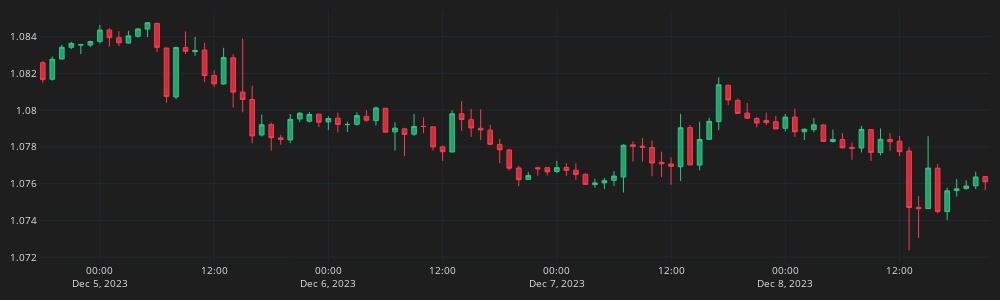

The code cell stored with this chart in its notebook:
### Code cell
fig = go.Figure()
fig.add_trace(go.Candlestick(
  x=df_plot.time, open=df_plot.mid_o, high=df_plot.mid_h, low=df_plot.mid_l, close=df_plot.mid_c,
  line=dict(width=1), opacity=1,
  increasing_fillcolor="#24A06B",
  decreasing_fillcolor="#CC2E3C",
  increasing_line_color="#2EC886",
  decreasing_line_color="#FF3A4C"
))
fig.update_layout(width=1000,height=300,
    margin=dict(l=10, r=10, b=10, t=10),
    font=dict(size=10, color='#e1e1e1'),
    paper_bgcolor="#1e1e1e",
    plot_bgcolor="#1e1e1e")
fig.update_xaxes(
  gridcolor='#1f292f',
  showgrid=True,fixedrange=True,rangeslider=dict(visible=False)
)
fig.update_yaxes(
  gridcolor="#1f292f",
  showgrid=True
)
fig.show()
